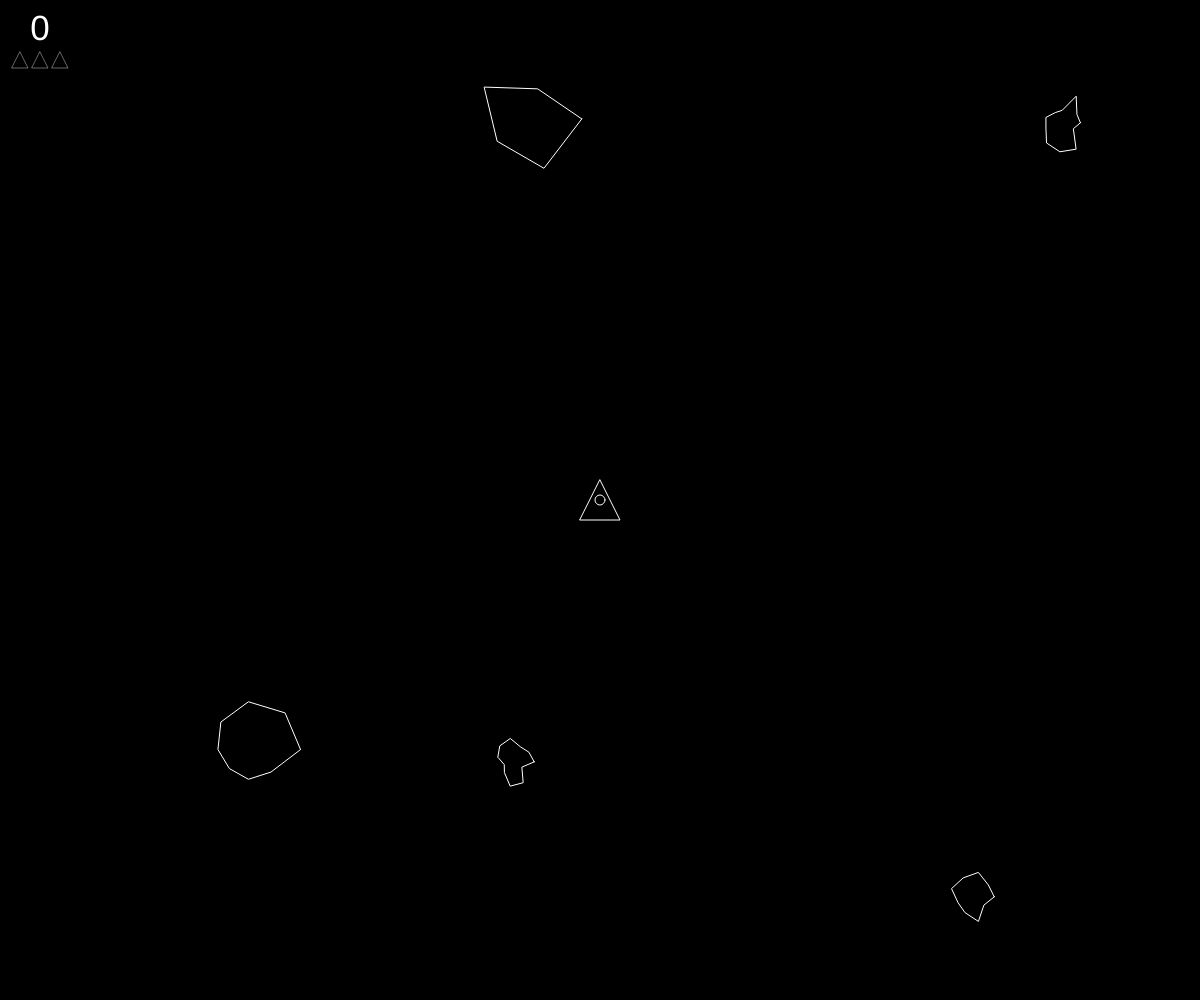
Frame 1 (no input)
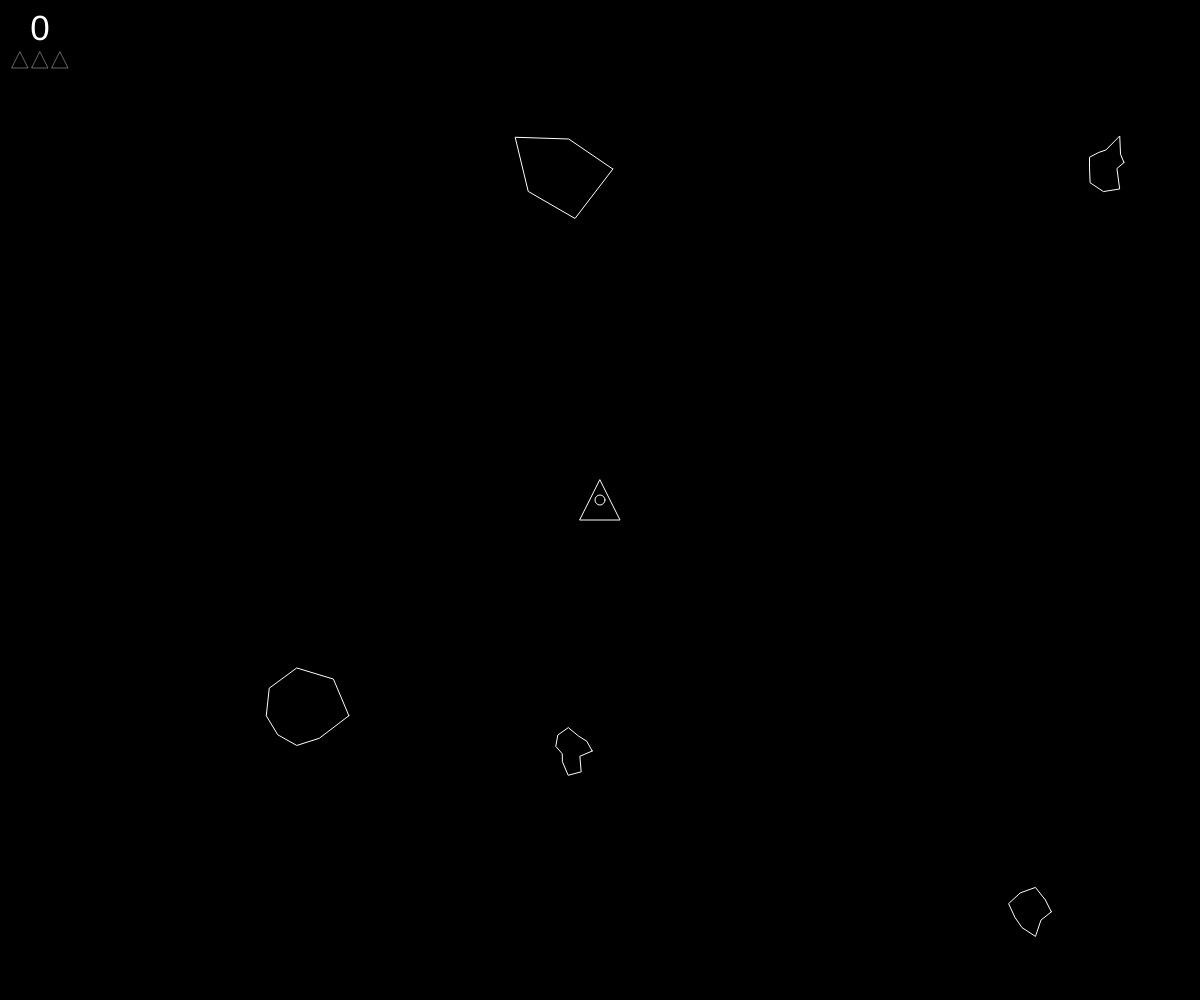
Frame 60 (no input)
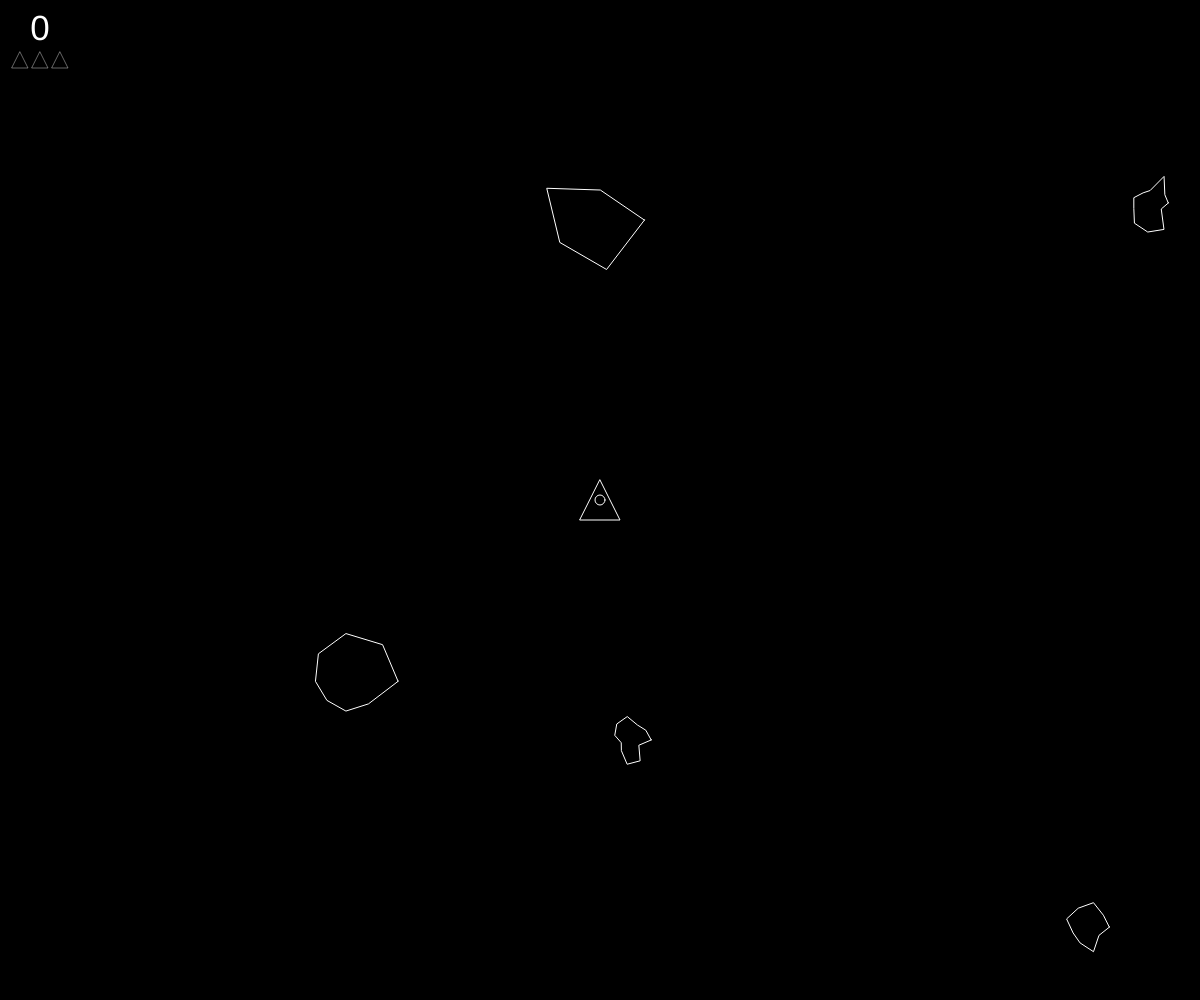
Frame 120 (the mouse pressed at the canvas centre since frame 60)

The p5.js sketch that drew these frames (run headless with seeded random() and noise() and a simulated clock; from frame 60 on, the mouse is pressed at the canvas centre):

// p5.js sketch
// ── sketch.js
var ship;
var asteroids = [];
var lasers = [];
var score = 0;
var health = 3;
const MAX_HEALTH = 3;
SHOW_BOUNDING = false; //show or hide collision bounding
const FPS = 60;
const SHIP_EXPLODE_TIME = 0.3;
const SHOW_CENTER_CIRCLE = true;

function setup() {
  createCanvas(windowWidth, windowHeight);
  ship = new Ship();
  health = MAX_HEALTH;
  for(var i = 0; i < 5; i++){
  asteroids.push(new Asteroid());
  }
  pixelDensity(1);
  frameRate(FPS);
  // noCursor();
}

console.log(asteroids);

function draw() {
  background(0);
  
  for (var i = 0; i < asteroids.length; i++) {
    if (ship.hits(asteroids[i])){
      health--;
      if(health > 0){
        
          ship = new Ship();
          console.log("NEW SHIP");
        
       
        
      }else {
        // ship.isDismiss = true;
        // ship.isExploding = true;
      }
      
      console.log("Ooops!")
    }
    
    asteroids[i].render();
    asteroids[i].update();
    asteroids[i].edges();
  }

  for (var i = 0; i < asteroids.length; i++) {
    for( var j = 0; j < asteroids.length; j++){
      if(asteroids[i].hits(asteroids[j])){
        if(i != j){
          // rand = random();
          // if(rand <0.25){
            asteroids[i].vel = p5.Vector.random2D();
            let v = asteroids[i].vel.copy();
            asteroids[j].vel = v.mult(-1);
            // } while(пересечение векторов скоростей);
            console.log("collision");
          
        
        
        }
      }
    }
    
  }

  for (var i = lasers.length - 1; i >= 0; i--) {
    lasers[i].render();
    lasers[i].update();
    if (lasers[i].offscreen()){
      lasers.splice(i, 1);
    } else {
    for (var j = asteroids.length - 1; j >= 0; j--) {
      if(lasers[i].hits(asteroids[j])){
        if(asteroids[j].r > 10){
          var newAsteroids = asteroids[j].breakup();
          asteroids = asteroids.concat(newAsteroids);
        }else{
          //increase the score
          //score++;
        }
        asteroids.splice(j, 1);
        lasers.splice(i, 1);
        score++;
        break;
      }
     
    }
  }
  }


  // console.log(lasers.length);

  // if(ship.isDismiss == false){
    ship.render();
    ship.turn();
    ship.update();
    ship.edges();
  // }
 
  
  if(asteroids.length == 0){
    gameover();
  }
  if(health <= 0){
    ship.isRender = false;
    gameover();
  }
  
  push();
  textSize(35);
  fill(255);
  textAlign(CENTER, CENTER);
  text(score, 40, 30); //Score counter
  pop();

  //Health counter
  push();
  translate((MAX_HEALTH * 0.5 * ship.r) + (health * -ship.r * 0.5) + 0.5*ship.r + 10, 60);
  for (i = 0; i < health; i++) {
    push();
    translate(ship.r * i, 0);
    fill(0);
    stroke(255);
    scale(0.4);
    triangle(-ship.r, ship.r, ship.r, ship.r, 0, -ship.r);
    pop();
  }
  pop()

}

function gameover(){
  push();
  textSize(windowWidth * 0.1);
  fill(255);
  stroke(0);
  strokeWeight(4);
  textAlign(CENTER, CENTER);
  text("GAME OVER",0 , height/2, width);
  pop();
}


function keyReleased() {
  if (keyCode == RIGHT_ARROW) {
  ship.setRotation(0);
} else if (keyCode == LEFT_ARROW) {
  ship.setRotation(0);
} else if (keyCode == UP_ARROW) {
  ship.boosting(false);
}
}

function keyPressed() {
  if(key == " "){
    if(ship.isExploding == false){
      lasers.push(new Laser(ship.pos, ship.heading));
    }
  } else if (keyCode == RIGHT_ARROW) {
    ship.setRotation(0.1);
  } else if (keyCode == LEFT_ARROW) {
    ship.setRotation(-0.1);
  } else if (keyCode == UP_ARROW) {
    ship.boosting(true);
  } else if (keyCode ==76){ //asteroid cheat 'L'
    asteroids.length = 0;
  } else if (keyCode ==114){ //turn bounding 'F3'
  SHOW_BOUNDING = !SHOW_BOUNDING;
  console.log(SHOW_BOUNDING);
  return false;
}
}

function windowResized() {
  resizeCanvas(windowWidth, windowHeight);
}

function drawArrow(base, vec, myColor) {
  push();
  stroke(myColor);
  strokeWeight(3);
  fill(myColor);
  translate(base.x, base.y);
  line(0, 0, vec.x, vec.y);
  rotate(vec.heading());
  let arrowSize = 7;
  translate(vec.mag() - arrowSize, 0);
  triangle(0, arrowSize / 2, 0, -arrowSize / 2, arrowSize, 0);
  pop();
}
// ── asteroid.js
function Asteroid(pos, r) {
  if(r){
    this.r = r * 0.5;
  }else{
    this.r = random(15, 50);
  }

  if(pos){
    this.pos = pos.copy();
  } else {
    do{
      this.pos = createVector(random(width), random(height));
    } while(dist(ship.pos.x, ship.pos.y, this.pos.x, this.pos.y) < this.r * 2 + ship.r);
  }
  
  this.vel = p5.Vector.random2D();
  
  this.total = floor(random(5, 15));
  this.offset = [];
  for (var i = 0; i < this.total; i++) {
    this.offset[i] = random(-this.r*0.5, this.r*0.5);
  }

  this.update = function(){
    this.pos.add(this.vel);
  }


  this.render = function() {
    push();
    stroke(255);
    noFill();
    translate(this.pos.x, this.pos.y)
    // ellipse(0, 0, this.r * 2)
    beginShape()
    for (var i = 0; i < this.total; i++) {
      var angle = map(i, 0, this.total, 0, TWO_PI);
      var r = this.r + this.offset[i];
      var x = r * cos(angle);
      var y = r * sin(angle);
      vertex(x, y);
    }
    endShape(CLOSE);
    if(SHOW_BOUNDING){
      stroke(0, 225, 0);
      noFill();
      ellipse(0, 0 , this.r * 2);
    }
    pop();
    if(SHOW_BOUNDING){
      velo = this.vel.copy();
      drawArrow(this.pos, velo.mult(this.r), 'red');
      // push();
      // translate(this.pos.x, this.pos.y);
      // stroke('red');
      // strokeWeight(3);
      // line(0, 0, this.vel.x * this.r, this.vel.y * this.r);
      // pop();
    }
  }

  

  this.breakup = function(){
    var newA = [];
    var newPosA = this.pos.copy();
    var newPosA = this.pos.copy();
    newA[0] = new Asteroid(newPosA.add(-(4 + this.r)), this.r);
    newA[1] = new Asteroid(newPosA.add(4 + this.r), this.r);
    return newA;
  }

  this.edges = function() {
    if (this.pos.x > width + this.r) {
      this.pos.x = -this.r;
    } else if (this.pos.x < -this.r) {
      this.pos.x = width + this.r;
    }
    if (this.pos.y > height + this.r) {
      this.pos.y = -this.r;
    } else if (this.pos.y < -this.r) {
      this.pos.y = height + this.r;
    }
  }
  this.hits = function(ast){
    var d = dist(this.pos.x, this.pos.y, ast.pos.x, ast.pos.y);
    if(d < this.r + ast.r){
        return true;
        console.log("HIT!");
    } else {
        return false;
    }
}
}

// ── laser.js
function Laser(spos, angle){
    this.pos = createVector(spos.x, spos.y);
    this.vel = p5.Vector.fromAngle(angle);
    this.vel.mult(10);

    this.update = function(){
        this.pos.add(this.vel);
    }

    this.render = function(){
        push();
        stroke(255);
        strokeWeight(4);
        point(this.pos.x, this.pos.y);
        pop();
    }

    this.hits = function(asteroid){
        var d = dist(this.pos.x, this.pos.y, asteroid.pos.x, asteroid.pos.y)
        if(d < asteroid.r){
            return true;
            // console.log("HIT!");
        } else {
            return false;
        }
    }
    this.offscreen = function() {
        if (this.pos.x > width || this.pos.x < 0) {
            return true;
        } 
        if (this.pos.y > height || this.pos.y < 0) {
            return true;
        }
        return false;
      }
}
// ── ship.js
function Ship() {
  this.pos = createVector(width / 2, height / 2);
  this.r = 20;
  this.heading = -PI / 2;
  this.rotation = 0;
  this.vel = createVector(0, 0)
  this.isBoosting = false;
  // this.isDismiss = false;
  this.explodeTime = 0;
  this.isExploding = false;
  this.isRender = true;

  this.boosting = function(b) {
    this.isBoosting = b;
  }


  this.update = function() {
    if(this.explodeTime > 0) {
      this.isExploding = true;
    }
    if (this.isBoosting) {
      this.boost();
    }
    if(!this.isExploding){
      this.pos.add(this.vel);
    }
    this.vel.mult(0.99);
    this.explodeTime--;
  }

  
  this.boost = function() {
    if(!this.isExploding){
      var force = p5.Vector.fromAngle(this.heading);
      force.mult(0.1);
      this.vel.add(force);
    }
    
  }

this.hits = function(asteroid){
  var d = dist(this.pos.x, this.pos.y, asteroid.pos.x, asteroid.pos.y)
  if(d < this.r + asteroid.r){
    this.explode;
    return true;
    
  } else {
    return false;
  }
}

  this.explode = function() {
    this.explodeTime = Math.ceil(SHIP_EXPLODE_TIME * FPS);
  }

  this.render = function() {
    if(this.isRender == true){
    push();
    translate(this.pos.x, this.pos.y);
    rotate(this.heading + PI / 2);
    if(this.isExploding == false){
      push();
      fill(0);
      stroke(255);
      triangle(-this.r, this.r, this.r, this.r, 0, -this.r);
      if(SHOW_CENTER_CIRCLE == true){
      ellipse(0, 0, this.r * 0.5);
      console.log("RENDER");
      }
      pop();
      if(this.isBoosting == true){
      push();
      // translate(this.pos.x, this.pos.y);
      // rotate(this.heading + PI / 2);
      fill(50);
      stroke(255);
      triangle(-this.r * 0.5, this.r, this.r * 0.5, this.r, 0, this.r*2);
      pop();
      console.log(this.isBoosting);
      }
      
    } else {
      push();
      noStroke();
      scale(1.5);
      fill(139, 0, 0);
      ellipse(0, 0 , this.r * 1.7);
      fill(255, 0, 0);
      ellipse(0, 0 , this.r * 1.4);
      fill(255, 165, 0);
      ellipse(0, 0 , this.r * 1.1);
      fill(255, 255, 0);
      ellipse(0, 0 , this.r * 0.8);
      fill(255, 255, 255);
      ellipse(0, 0 , this.r * 0.5);
      pop();
    }
    pop();
  
  if(SHOW_BOUNDING){
    push();
    translate(this.pos.x, this.pos.y);
    stroke(0, 225, 0);
    noFill();
    ellipse(0, 0 , this.r * 2);
    pop();
  }
}

  this.edges = function() {
    if (this.pos.x > width + this.r) {
      this.pos.x = -this.r;
    } else if (this.pos.x < -this.r) {
      this.pos.x = width + this.r;
    }
    if (this.pos.y > height + this.r) {
      this.pos.y = -this.r;
    } else if (this.pos.y < -this.r) {
      this.pos.y = height + this.r;
    }
  }


  this.setRotation = function(a) {
    this.rotation = a
  }

  this.turn = function() {
    this.heading += this.rotation;
  }
}
}
